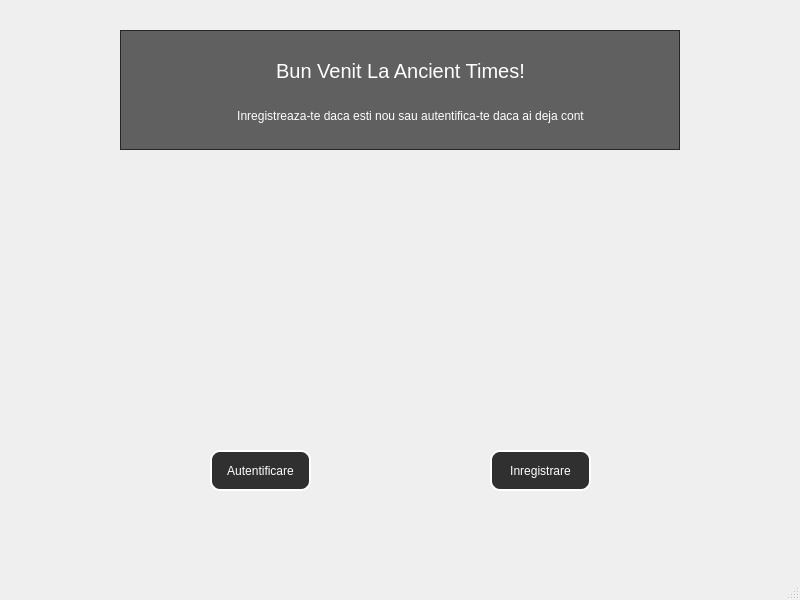
<?xml version="1.0" encoding="UTF-8"?>
<ui version="4.0">
 <class>MainWindow</class>
 <widget class="QMainWindow" name="MainWindow">
  <property name="geometry">
   <rect>
    <x>0</x>
    <y>0</y>
    <width>800</width>
    <height>600</height>
   </rect>
  </property>
  <property name="minimumSize">
   <size>
    <width>800</width>
    <height>600</height>
   </size>
  </property>
  <property name="maximumSize">
   <size>
    <width>800</width>
    <height>600</height>
   </size>
  </property>
  <property name="windowTitle">
   <string>MainWindow</string>
  </property>
  <widget class="QWidget" name="centralwidget">
   <widget class="QPushButton" name="LogInB">
    <property name="geometry">
     <rect>
      <x>210</x>
      <y>450</y>
      <width>101</width>
      <height>41</height>
     </rect>
    </property>
    <property name="styleSheet">
     <string notr="true">color: rgb(255, 255, 255);
background-color: rgba(0, 0, 0,80%);
border-style: solid;
border-width: 2px;
border-radius: 10px;
</string>
    </property>
    <property name="text">
     <string>Autentificare</string>
    </property>
   </widget>
   <widget class="QPushButton" name="SingInB">
    <property name="geometry">
     <rect>
      <x>490</x>
      <y>450</y>
      <width>101</width>
      <height>41</height>
     </rect>
    </property>
    <property name="styleSheet">
     <string notr="true">color: rgb(255, 255, 255);
background-color: rgba(0, 0, 0,80%);
border-style: solid;
border-width: 2px;
border-radius: 10px;</string>
    </property>
    <property name="text">
     <string>Inregistrare</string>
    </property>
   </widget>
   <widget class="QFrame" name="frame">
    <property name="geometry">
     <rect>
      <x>120</x>
      <y>30</y>
      <width>560</width>
      <height>120</height>
     </rect>
    </property>
    <property name="styleSheet">
     <string notr="true">color: rgb(255, 255, 255);
background-color: rgba(0, 0, 0,60%);
</string>
    </property>
    <property name="frameShape">
     <enum>QFrame::StyledPanel</enum>
    </property>
    <property name="frameShadow">
     <enum>QFrame::Raised</enum>
    </property>
    <widget class="QLabel" name="label">
     <property name="geometry">
      <rect>
       <x>120</x>
       <y>10</y>
       <width>321</width>
       <height>61</height>
      </rect>
     </property>
     <property name="font">
      <font>
       <pointsize>15</pointsize>
      </font>
     </property>
     <property name="styleSheet">
      <string notr="true">color: rgb(255, 255, 255);
background-color: rgba(255, 255, 255,0%);</string>
     </property>
     <property name="text">
      <string>Bun Venit La Ancient Times!</string>
     </property>
     <property name="alignment">
      <set>Qt::AlignCenter</set>
     </property>
    </widget>
    <widget class="QLabel" name="label_2">
     <property name="geometry">
      <rect>
       <x>60</x>
       <y>70</y>
       <width>461</width>
       <height>31</height>
      </rect>
     </property>
     <property name="font">
      <font>
       <pointsize>9</pointsize>
      </font>
     </property>
     <property name="styleSheet">
      <string notr="true">color: rgb(255, 255, 255);
background-color: rgba(255, 255, 255,0%);</string>
     </property>
     <property name="text">
      <string>Inregistreaza-te daca esti nou sau autentifica-te daca ai deja cont</string>
     </property>
     <property name="alignment">
      <set>Qt::AlignCenter</set>
     </property>
    </widget>
   </widget>
   <widget class="QWidget" name="widget" native="true">
    <property name="geometry">
     <rect>
      <x>280</x>
      <y>190</y>
      <width>211</width>
      <height>221</height>
     </rect>
    </property>
   </widget>
  </widget>
  <widget class="QMenuBar" name="menubar">
   <property name="geometry">
    <rect>
     <x>0</x>
     <y>0</y>
     <width>800</width>
     <height>25</height>
    </rect>
   </property>
  </widget>
  <widget class="QStatusBar" name="statusbar"/>
 </widget>
 <resources/>
 <connections/>
</ui>
